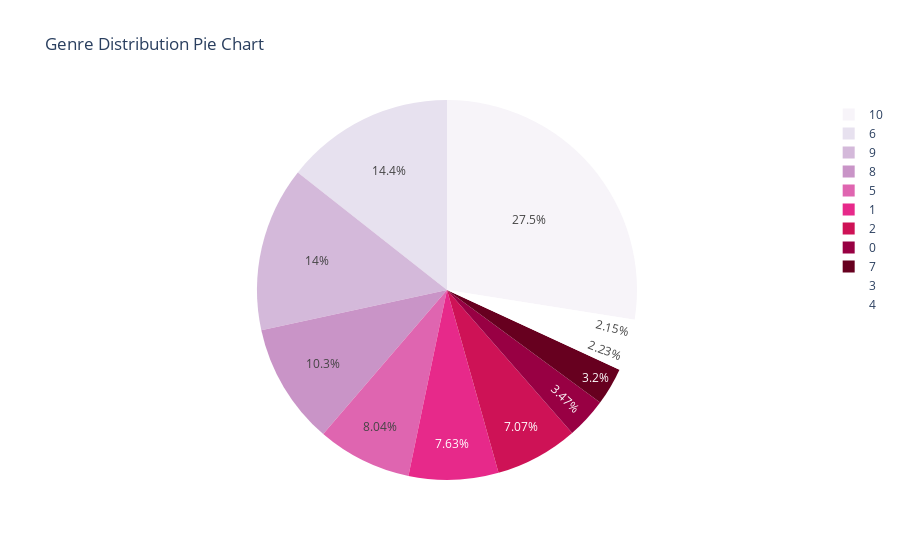

Source (notebook cell):
### Code cell
# Assuming genre_counts is already defined
genre_counts = data['Class'].value_counts().reset_index()
genre_counts.columns = ['Genre', 'Count']

fig = px.pie(genre_counts, names='Genre', values='Count', title='Genre Distribution Pie Chart',
             color_discrete_sequence=px.colors.sequential.PuRd)

fig.show()

### Figure 1 — Plotly figure (JSON) as saved in the notebook; plotly's stock layout.template omitted (floating-point values rounded to 4 significant figures)
{"data": [{"domain": {"x": [0, 1], "y": [0, 1]}, "hovertemplate": "Genre=%{label}<br>Count=%{value}<extra></extra>", "labels": [10, 6, 9, 8, 5, 1, 2, 0, 7, 3, 4], "legendgroup": "", "name": "", "showlegend": true, "type": "pie", "values": [4949, 2587, 2524, 1854, 1447, 1373, 1272, 625, 576, 402, 387]}], "layout": {"legend": {"tracegroupgap": 0}, "piecolorway": ["rgb(247,244,249)", "rgb(231,225,239)", "rgb(212,185,218)", "rgb(201,148,199)", "rgb(223,101,176)", "rgb(231,41,138)", "rgb(206,18,86)", "rgb(152,0,67)", "rgb(103,0,31)"], "title": {"text": "Genre Distribution Pie Chart"}}}
